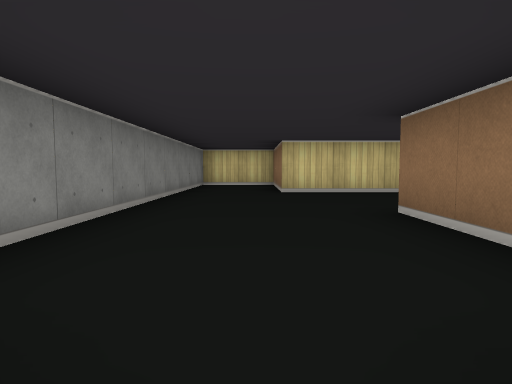
[1] (above)

16 first-person views from a walk through a cub3D ray-caster map. The camera is about half as high as the walls, tilts 4° down and sees 75° across. The floor is counted in squares. Each view is taken from the middle of a square. On the plan, view 1 faces up. The plan holds only what a view shows up to about 9 squares ahead; the rest is blank.

[2]
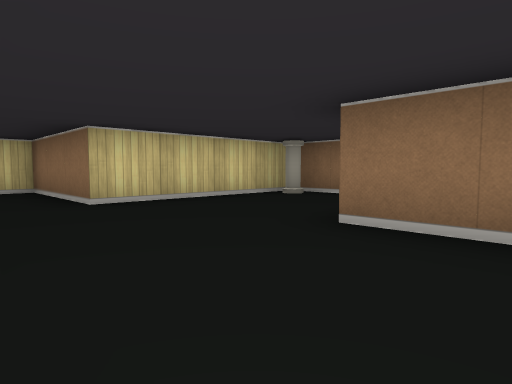

[3]
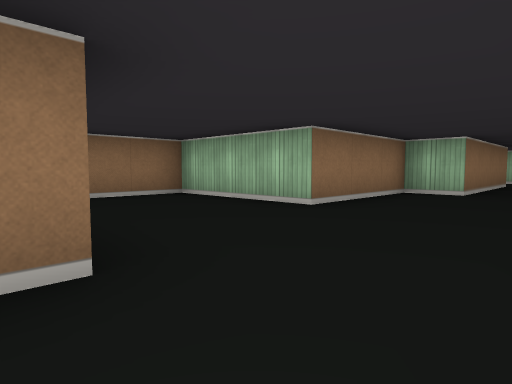

[4]
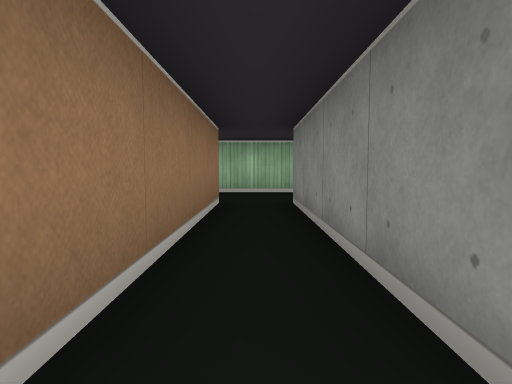

[5]
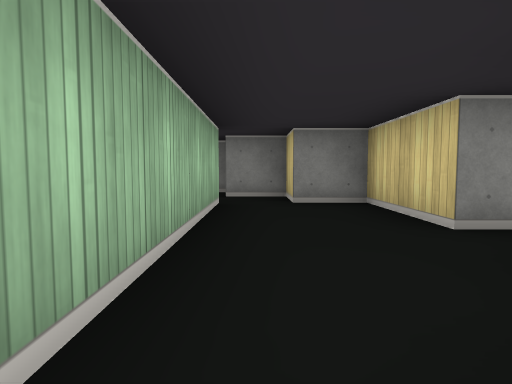

[6]
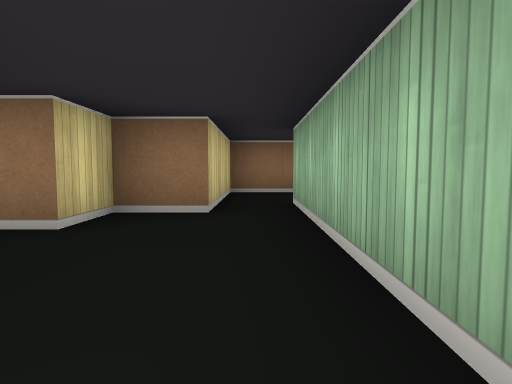

[7]
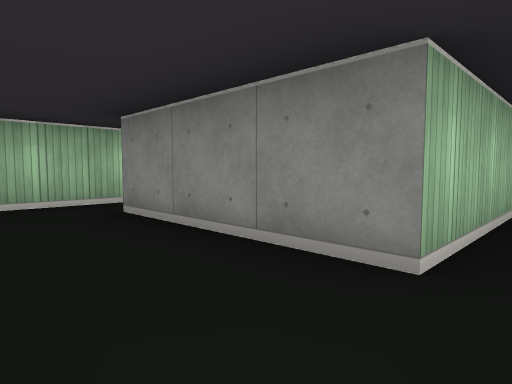

[8]
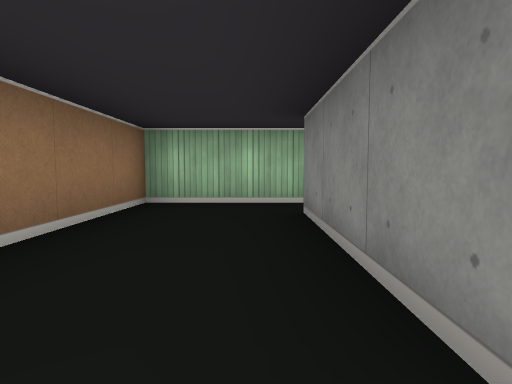

[9]
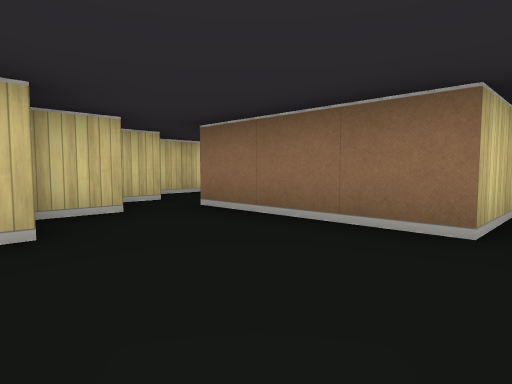

[10]
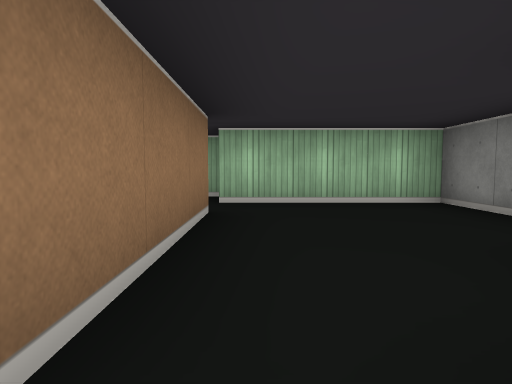

[11]
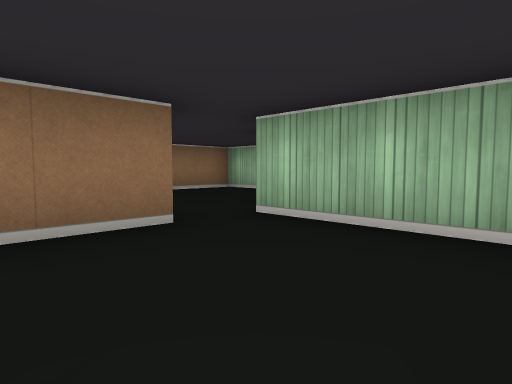

[12]
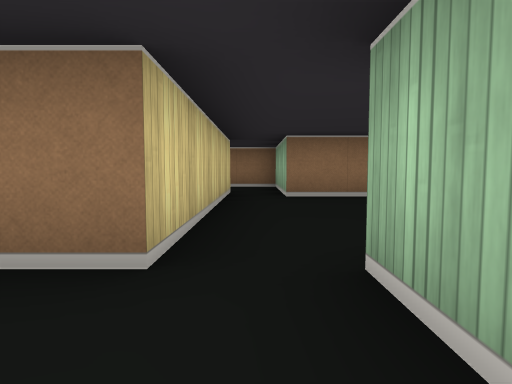

[13]
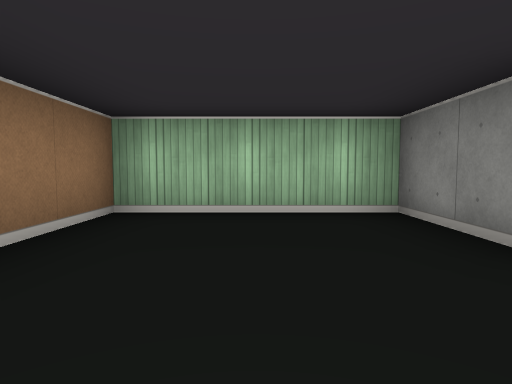

[14]
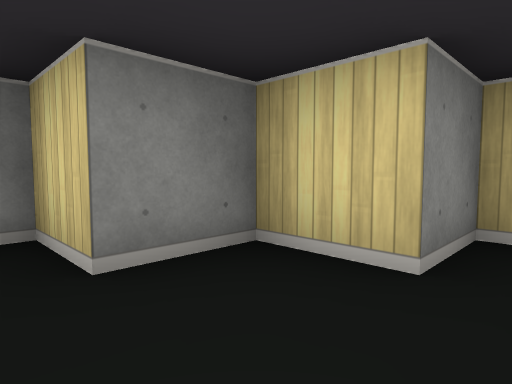

[15]
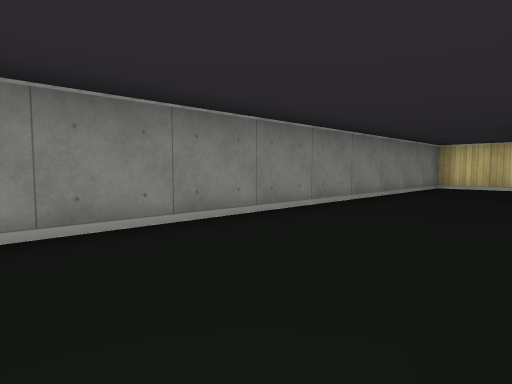

[16]
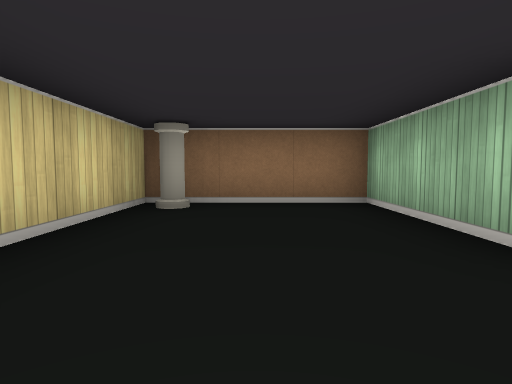

### Floor plan
Ten units are one square. View 1 is at (0, 0); x grows to the right and y downward. Boxes are objects, and circles mark ways between rooms. Rooms are numbered by the first view taken in them; rooms with no view inside come last. Other rooms are left out.
<svg viewBox="-60 -100 110 230">
<path fill="none" stroke="#000" d="M15 45 15 35 5 35 5 -5M-5 55 15 55M-5 -4 -5 35 -25 35 -25 45M5 -5 15 -5 15 -35 45 -35 45 -65 5 -65 5 -95 -15 -95 -15 -12M15 55 25 55 25 85M25 95 45 95 45 45 15 45M-25 85 -25 55 -5 55M-25 45 -35 45 -35 55 -45 55 -45 65 -55 65 -55 95 -25 95M-15 109 -15 125 15 125 15 95 25 95M25 85 -25 85"/>
<rect x="35" y="-65" width="10" height="10" fill="#bbb"><title>pillar</title></rect>
<circle cx="0" cy="0" r="3" fill="#2a7"/>
<circle cx="20" cy="50" r="3" fill="#2a7"/>
<circle cx="-15" cy="50" r="3" fill="#2a7"/>
<circle cx="20" cy="90" r="3" fill="#2a7"/>
<circle cx="-20" cy="90" r="3" fill="#2a7"/>
<text x="0" y="30">1</text>
<text x="10" y="-50">2</text>
<text x="30" y="70">3</text>
<text x="-40" y="70">4</text>
<text x="0" y="100">5</text>
</svg>
Room 1 opens to room 2. Room 1 opens to room 3. Room 1 opens to room 4. Room 3 opens to room 5. Room 4 opens to room 5.

Where each view was taken, in squares from view 1:
view 1: 0 up, 0 right, facing up
view 2: 2 up, 1 left, facing up-right
view 3: 7 up, 1 left, facing down-right
view 4: 1 up, 0 right, facing down
view 5: 5 down, 2 right, facing left
view 6: 5 down, 2 left, facing right
view 7: 5 down, 4 right, facing down-left
view 8: 5 down, 3 right, facing down
view 9: 9 down, 5 left, facing up-right
view 10: 5 down, 3 left, facing down
view 11: 7 down, 5 left, facing down-right
view 12: 9 down, 4 left, facing right
view 13: 9 down, 0 right, facing down
view 14: 7 down, 3 left, facing up-left
view 15: 1 up, 1 right, facing up-left
view 16: 5 up, 0 right, facing right
